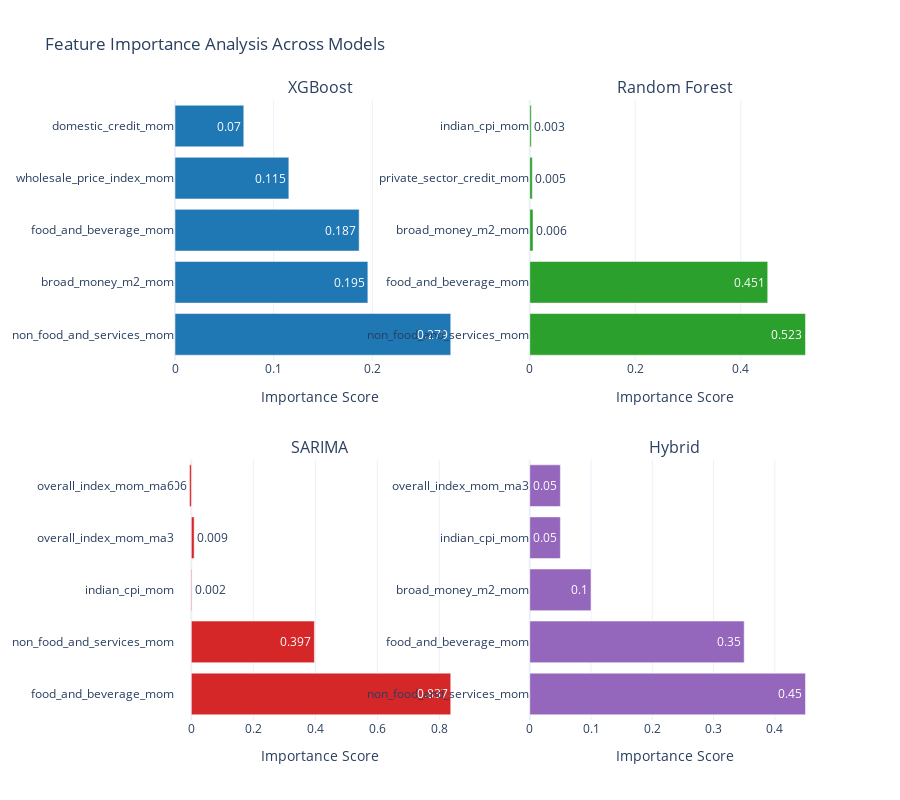

The code cell stored with this chart in its notebook:
### Code cell
# ## 5. Feature Importance Analysis
def plot_feature_importance():
    """Visualize feature importance across different models"""
    # Create sample feature importance data if files don't exist
    feature_importance_data = {
        'XGBoost': {
            'feature': ['non_food_and_services_mom', 'broad_money_m2_mom', 
                       'food_and_beverage_mom', 'wholesale_price_index_mom', 
                       'domestic_credit_mom'],
            'importance': [0.279444, 0.195438, 0.186639, 0.115368, 0.069714]
        },
        'Random Forest': {
            'feature': ['non_food_and_services_mom', 'food_and_beverage_mom', 
                       'broad_money_m2_mom', 'private_sector_credit_mom', 
                       'indian_cpi_mom'],
            'importance': [0.522712, 0.451116, 0.006221, 0.004840, 0.002979]
        },
        'SARIMA': {
            'feature': ['food_and_beverage_mom', 'non_food_and_services_mom', 
                       'indian_cpi_mom', 'overall_index_mom_ma3', 
                       'overall_index_mom_ma6'],
            'importance': [0.837, 0.397, 0.002, 0.009, -0.006]
        },
        'Hybrid': {
            'feature': ['non_food_and_services_mom', 'food_and_beverage_mom', 
                       'broad_money_m2_mom', 'indian_cpi_mom', 
                       'overall_index_mom_ma3'],
            'importance': [0.45, 0.35, 0.10, 0.05, 0.05]
        }
    }
    
    # Create subplots
    fig = make_subplots(
        rows=2, cols=2,
        subplot_titles=list(feature_importance_data.keys()),
        vertical_spacing=0.16,
        horizontal_spacing=0.1
    )
    
    # Colors for different models
    colors = ['#1f77b4', '#2ca02c', '#d62728', '#9467bd']
    
    # Plot for each model
    for idx, (model, data) in enumerate(feature_importance_data.items()):
        row = idx // 2 + 1
        col = idx % 2 + 1
        
        # Create horizontal bar chart
        fig.add_trace(
            go.Bar(
                y=data['feature'],
                x=data['importance'],
                orientation='h',
                name=model,
                marker_color=colors[idx],
                text=np.round(data['importance'], 3),
                textposition='auto',
            ),
            row=row,
            col=col
        )
        
        # Update layout for each subplot
        fig.update_xaxes(title_text="Importance Score", row=row, col=col)
        
    # Update overall layout
    fig.update_layout(
        height=800,
        showlegend=False,
        title_text="Feature Importance Analysis Across Models",
        template="plotly_white"
    )
    
    fig.show()

plot_feature_importance()

### Figure 1 — Plotly figure (JSON) as saved in the notebook; plotly's stock layout.template omitted (floating-point values rounded to 4 significant figures)
{"data": [{"marker": {"color": "#1f77b4"}, "name": "XGBoost", "orientation": "h", "text": [0.279, 0.195, 0.187, 0.115, 0.07], "textposition": "auto", "type": "bar", "x": [0.2794, 0.1954, 0.1866, 0.1154, 0.06971], "xaxis": "x", "y": ["non_food_and_services_mom", "broad_money_m2_mom", "food_and_beverage_mom", "wholesale_price_index_mom", "domestic_credit_mom"], "yaxis": "y"}, {"marker": {"color": "#2ca02c"}, "name": "Random Forest", "orientation": "h", "text": [0.523, 0.451, 0.006, 0.005, 0.003], "textposition": "auto", "type": "bar", "x": [0.5227, 0.4511, 0.006221, 0.00484, 0.002979], "xaxis": "x2", "y": ["non_food_and_services_mom", "food_and_beverage_mom", "broad_money_m2_mom", "private_sector_credit_mom", "indian_cpi_mom"], "yaxis": "y2"}, {"marker": {"color": "#d62728"}, "name": "SARIMA", "orientation": "h", "text": [0.837, 0.397, 0.002, 0.009, -0.006], "textposition": "auto", "type": "bar", "x": [0.837, 0.397, 0.002, 0.009, -0.006], "xaxis": "x3", "y": ["food_and_beverage_mom", "non_food_and_services_mom", "indian_cpi_mom", "overall_index_mom_ma3", "overall_index_mom_ma6"], "yaxis": "y3"}, {"marker": {"color": "#9467bd"}, "name": "Hybrid", "orientation": "h", "text": [0.45, 0.35, 0.1, 0.05, 0.05], "textposition": "auto", "type": "bar", "x": [0.45, 0.35, 0.1, 0.05, 0.05], "xaxis": "x4", "y": ["non_food_and_services_mom", "food_and_beverage_mom", "broad_money_m2_mom", "indian_cpi_mom", "overall_index_mom_ma3"], "yaxis": "y4"}], "layout": {"annotations": [{"font": {"size": 16}, "showarrow": false, "text": "XGBoost", "x": 0.225, "xanchor": "center", "xref": "paper", "y": 1, "yanchor": "bottom", "yref": "paper"}, {"font": {"size": 16}, "showarrow": false, "text": "Random Forest", "x": 0.775, "xanchor": "center", "xref": "paper", "y": 1, "yanchor": "bottom", "yref": "paper"}, {"font": {"size": 16}, "showarrow": false, "text": "SARIMA", "x": 0.225, "xanchor": "center", "xref": "paper", "y": 0.42, "yanchor": "bottom", "yref": "paper"}, {"font": {"size": 16}, "showarrow": false, "text": "Hybrid", "x": 0.775, "xanchor": "center", "xref": "paper", "y": 0.42, "yanchor": "bottom", "yref": "paper"}], "height": 800, "showlegend": false, "title": {"text": "Feature Importance Analysis Across Models"}, "xaxis": {"anchor": "y", "domain": [0, 0.45], "title": {"text": "Importance Score"}}, "xaxis2": {"anchor": "y2", "domain": [0.55, 1], "title": {"text": "Importance Score"}}, "xaxis3": {"anchor": "y3", "domain": [0, 0.45], "title": {"text": "Importance Score"}}, "xaxis4": {"anchor": "y4", "domain": [0.55, 1], "title": {"text": "Importance Score"}}, "yaxis": {"anchor": "x", "domain": [0.58, 1]}, "yaxis2": {"anchor": "x2", "domain": [0.58, 1]}, "yaxis3": {"anchor": "x3", "domain": [0, 0.42]}, "yaxis4": {"anchor": "x4", "domain": [0, 0.42]}}}
